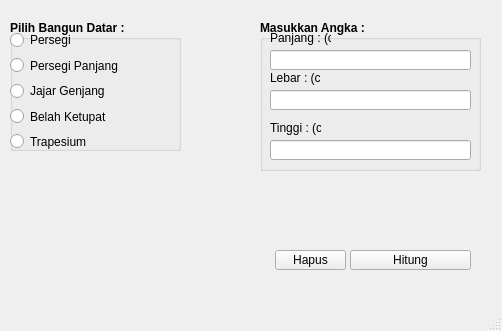
<?xml version="1.0" encoding="UTF-8"?>
<ui version="4.0">
 <class>MainWindow</class>
 <widget class="QMainWindow" name="MainWindow">
  <property name="geometry">
   <rect>
    <x>0</x>
    <y>0</y>
    <width>502</width>
    <height>331</height>
   </rect>
  </property>
  <property name="windowTitle">
   <string>MainWindow</string>
  </property>
  <widget class="QWidget" name="centralwidget">
   <widget class="QGroupBox" name="groupBox">
    <property name="geometry">
     <rect>
      <x>10</x>
      <y>20</y>
      <width>171</width>
      <height>131</height>
     </rect>
    </property>
    <property name="font">
     <font>
      <weight>75</weight>
      <bold>true</bold>
     </font>
    </property>
    <property name="title">
     <string>Pilih Bangun Datar :</string>
    </property>
    <widget class="QWidget" name="verticalLayoutWidget">
     <property name="geometry">
      <rect>
       <x>0</x>
       <y>10</y>
       <width>171</width>
       <height>121</height>
      </rect>
     </property>
     <layout class="QVBoxLayout" name="verticalLayout">
      <item>
       <widget class="QRadioButton" name="RadioPersegi">
        <property name="font">
         <font>
          <weight>50</weight>
          <bold>false</bold>
         </font>
        </property>
        <property name="text">
         <string>Persegi</string>
        </property>
       </widget>
      </item>
      <item>
       <widget class="QRadioButton" name="radioPersegiPanjang">
        <property name="font">
         <font>
          <weight>50</weight>
          <bold>false</bold>
         </font>
        </property>
        <property name="text">
         <string>Persegi Panjang</string>
        </property>
       </widget>
      </item>
      <item>
       <widget class="QRadioButton" name="radioJajarGenjang">
        <property name="font">
         <font>
          <weight>50</weight>
          <bold>false</bold>
         </font>
        </property>
        <property name="text">
         <string>Jajar Genjang</string>
        </property>
       </widget>
      </item>
      <item>
       <widget class="QRadioButton" name="radioBelahKetupat">
        <property name="font">
         <font>
          <weight>50</weight>
          <bold>false</bold>
         </font>
        </property>
        <property name="text">
         <string>Belah Ketupat</string>
        </property>
       </widget>
      </item>
      <item>
       <widget class="QRadioButton" name="radioTrapesium">
        <property name="font">
         <font>
          <weight>50</weight>
          <bold>false</bold>
         </font>
        </property>
        <property name="text">
         <string>Trapesium</string>
        </property>
       </widget>
      </item>
     </layout>
    </widget>
   </widget>
   <widget class="QGroupBox" name="groupBox_2">
    <property name="geometry">
     <rect>
      <x>260</x>
      <y>20</y>
      <width>221</width>
      <height>151</height>
     </rect>
    </property>
    <property name="font">
     <font>
      <weight>75</weight>
      <bold>true</bold>
     </font>
    </property>
    <property name="title">
     <string>Masukkan Angka :</string>
    </property>
    <widget class="QLabel" name="lblPjg">
     <property name="geometry">
      <rect>
       <x>10</x>
       <y>10</y>
       <width>61</width>
       <height>16</height>
      </rect>
     </property>
     <property name="font">
      <font>
       <weight>50</weight>
       <bold>false</bold>
      </font>
     </property>
     <property name="text">
      <string>Panjang : (cm)</string>
     </property>
    </widget>
    <widget class="QLabel" name="lblLbr">
     <property name="geometry">
      <rect>
       <x>10</x>
       <y>50</y>
       <width>51</width>
       <height>16</height>
      </rect>
     </property>
     <property name="font">
      <font>
       <weight>50</weight>
       <bold>false</bold>
      </font>
     </property>
     <property name="text">
      <string>Lebar : (cm)</string>
     </property>
    </widget>
    <widget class="QLabel" name="lblTingi">
     <property name="geometry">
      <rect>
       <x>10</x>
       <y>100</y>
       <width>51</width>
       <height>16</height>
      </rect>
     </property>
     <property name="font">
      <font>
       <weight>50</weight>
       <bold>false</bold>
      </font>
     </property>
     <property name="text">
      <string>Tinggi : (cm)</string>
     </property>
    </widget>
    <widget class="QLineEdit" name="linePanjang">
     <property name="geometry">
      <rect>
       <x>10</x>
       <y>30</y>
       <width>201</width>
       <height>20</height>
      </rect>
     </property>
    </widget>
    <widget class="QLineEdit" name="lineLebar">
     <property name="geometry">
      <rect>
       <x>10</x>
       <y>70</y>
       <width>201</width>
       <height>20</height>
      </rect>
     </property>
    </widget>
    <widget class="QLineEdit" name="lineTinggi">
     <property name="geometry">
      <rect>
       <x>10</x>
       <y>120</y>
       <width>201</width>
       <height>20</height>
      </rect>
     </property>
    </widget>
   </widget>
   <widget class="QPushButton" name="btnhitung">
    <property name="geometry">
     <rect>
      <x>350</x>
      <y>250</y>
      <width>121</width>
      <height>20</height>
     </rect>
    </property>
    <property name="text">
     <string>Hitung</string>
    </property>
   </widget>
   <widget class="QLabel" name="labelHasil">
    <property name="geometry">
     <rect>
      <x>270</x>
      <y>180</y>
      <width>211</width>
      <height>21</height>
     </rect>
    </property>
    <property name="text">
     <string/>
    </property>
   </widget>
   <widget class="QPushButton" name="pushButton">
    <property name="geometry">
     <rect>
      <x>275</x>
      <y>250</y>
      <width>71</width>
      <height>20</height>
     </rect>
    </property>
    <property name="text">
     <string>Hapus</string>
    </property>
   </widget>
  </widget>
  <widget class="QMenuBar" name="menubar">
   <property name="geometry">
    <rect>
     <x>0</x>
     <y>0</y>
     <width>502</width>
     <height>18</height>
    </rect>
   </property>
  </widget>
  <widget class="QStatusBar" name="statusbar"/>
 </widget>
 <resources/>
 <connections/>
</ui>
